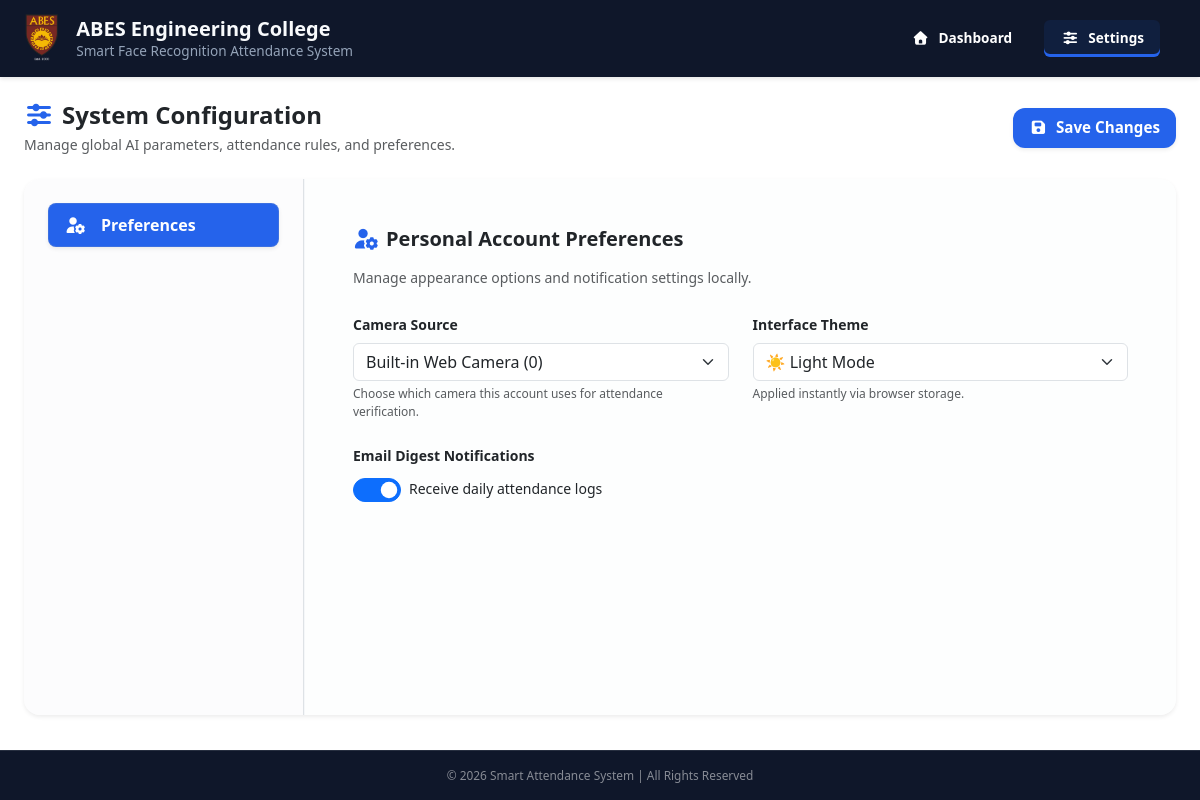
The page /settings (signed in) on the database as committed earlier.
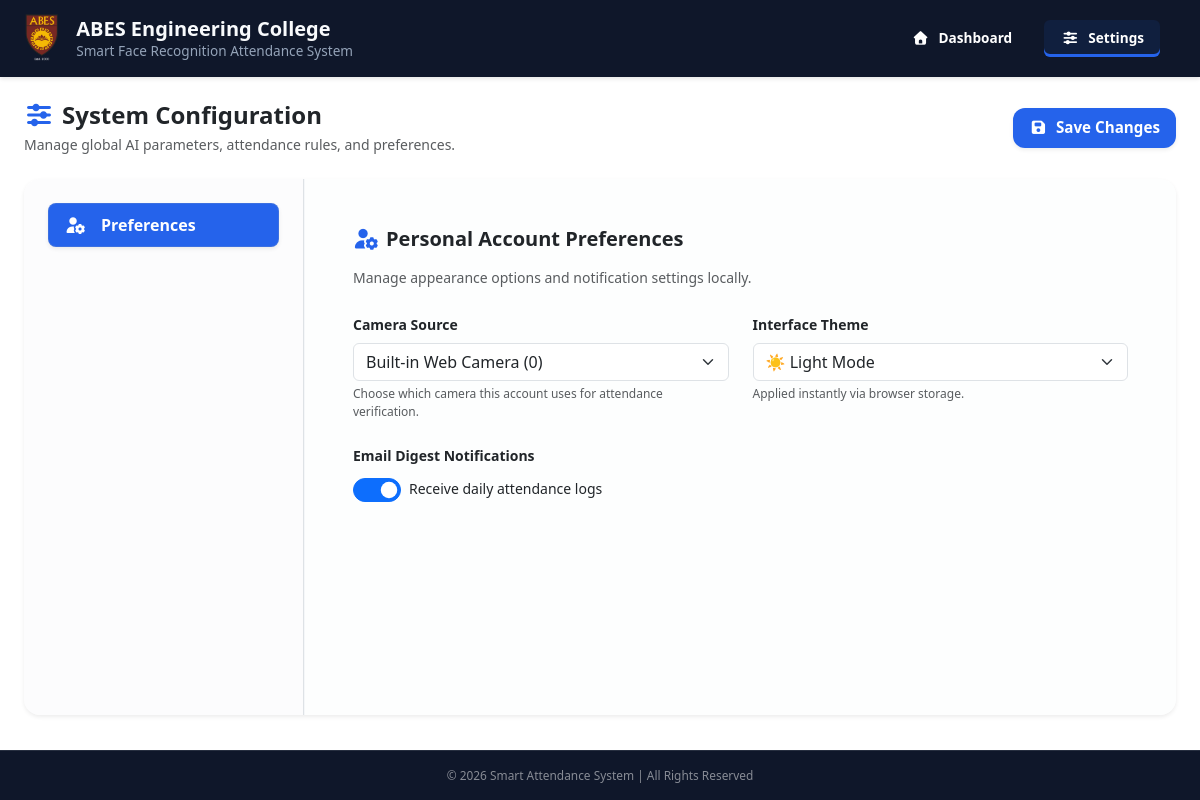
The same page on the database as committed later.
### models.py (models this page shows)
class SystemSetting(db.Model):
    __tablename__ = 'system_settings'
    id = db.Column(db.Integer, primary_key=True)
    key = db.Column(db.String(50), unique=True, nullable=False)
    value = db.Column(db.Text, nullable=False)

### routes/main.py (the view, shortened to what this page needs)
@main_bp.route('/settings', methods=['GET', 'POST'])
@login_required
def system_settings():
    role = current_user.role.lower() if current_user.role else 'student'
    current_settings = load_system_settings(current_user.id)
    return render_template('system_settings.html', settings=current_settings, role=role)

### models.py (called while the page is built)
@login_manager.user_loader
def load_user(user_id):
    return User.query.get(int(user_id))

### templates/system_settings.html (shortened to what the changed rows need)
{% extends "base.html" %}
{% block content %}
<main class="flex-grow-1 container-fluid py-4 px-md-4">
    <div class="d-flex justify-content-between align-items-center flex-wrap gap-3 mb-4 settings-header-row">
        <div class="settings-header-copy">
            <h2 class="h4 fw-bold mb-1">
                <i class="fa-solid fa-sliders text-primary me-2"></i>System Configuration
            </h2>
        </div>
    </div>
    <div class="settings-page-shell card shadow-sm border-0 rounded-4 overflow-hidden w-100">
        <form id="settingsForm" action="{{ url_for('main.system_settings') }}" method="POST">
            <div class="settings-layout">
                <section class="settings-content p-4 p-md-5">
                    <div class="tab-content settings-tab-content" id="settingsTabsContent">
                        <div class="tab-pane fade {% if role == 'student' %}show active{% endif %} settings-tab-pane"
                            id="preferences" role="tabpanel" tabindex="0">
                            <div class="row g-4">
                                <div class="col-md-6">
                                    <label for="theme_preference" class="form-label fw-bold small">Interface
                                        Theme</label>
                                    <select class="form-select" id="theme_preference" name="theme_preference">
                                        <option value="light" {% if settings.theme_preference=='light' %}selected{%
                                            endif %}>☀️ Light Mode</option>
                                    </select>
                                    <div class="form-text text-muted" style="font-size: 0.75rem;">Applied instantly via
                                        browser storage.</div>
                                </div>
                            </div>
                        </div>
                    </div>
                </section>
            </div>
        </form>
    </div>
</main>
{% endblock %}

Rows that differ between the two databases and show on the page:
added SystemSetting: theme_preference "☀️ Light Mode"
Other text that changed with them:
form field theme_preference: "☀️ Light Mode" → (not shown)
